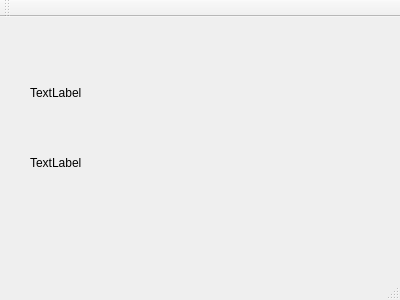
<?xml version="1.0" encoding="UTF-8"?>
<ui version="4.0">
 <class>MainWindow</class>
 <widget class="QMainWindow" name="MainWindow">
  <property name="geometry">
   <rect>
    <x>0</x>
    <y>0</y>
    <width>400</width>
    <height>300</height>
   </rect>
  </property>
  <property name="windowTitle">
   <string>MainWindow</string>
  </property>
  <widget class="QWidget" name="centralWidget">
   <widget class="QLabel" name="label_1">
    <property name="geometry">
     <rect>
      <x>30</x>
      <y>50</y>
      <width>331</width>
      <height>51</height>
     </rect>
    </property>
    <property name="text">
     <string>TextLabel</string>
    </property>
   </widget>
   <widget class="QLabel" name="label_2">
    <property name="geometry">
     <rect>
      <x>30</x>
      <y>120</y>
      <width>331</width>
      <height>51</height>
     </rect>
    </property>
    <property name="text">
     <string>TextLabel</string>
    </property>
   </widget>
  </widget>
  <widget class="QMenuBar" name="menuBar">
   <property name="geometry">
    <rect>
     <x>0</x>
     <y>0</y>
     <width>400</width>
     <height>22</height>
    </rect>
   </property>
  </widget>
  <widget class="QToolBar" name="mainToolBar">
   <attribute name="toolBarArea">
    <enum>TopToolBarArea</enum>
   </attribute>
   <attribute name="toolBarBreak">
    <bool>false</bool>
   </attribute>
  </widget>
  <widget class="QStatusBar" name="statusBar"/>
 </widget>
 <layoutdefault spacing="6" margin="11"/>
 <resources/>
 <connections/>
</ui>
